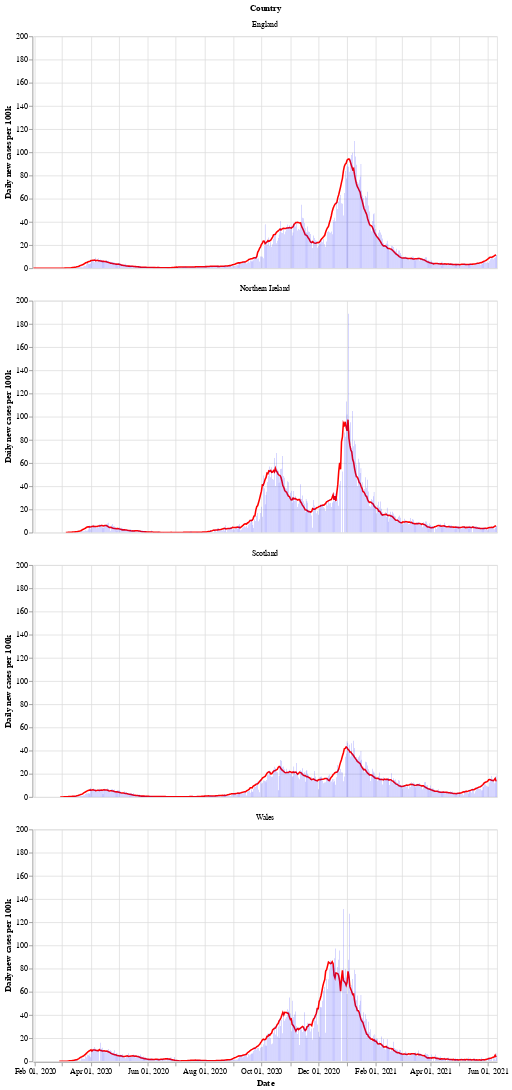

Notebook code for this chart:
### Markdown cell above
Next is a bar chart of the number of new cases in each country (per 100k population), with the 7 day moving average of cases. Again we see that Wales saw a longer period of raising and falling cases compared to the other countries.

After a period of cases falling, each nation is now seeing a rise in the number of cases - especially in Wales.

### Code cell
# collapse
bars = alt.Chart(uk_cases).mark_bar().encode(
    x=alt.X("yearmonthdate(date):T", axis=alt.Axis(title='Date')),
    y=alt.Y("newCasesRate:Q", axis=alt.Axis(title='Daily new cases per 100k')),
    tooltip='newCasesRate',
    color=alt.condition(
        alt.datum.dailyChange > 0,
        alt.value("orange"),  # The positive color
        alt.value("blue")  # The negative color
    )
).properties(title='New cases per 100k population with rolling 7 day average', width=600).interactive()
line = alt.Chart(uk_cases).mark_line(
    color='red',
    size=2,
).transform_window(
    rolling_mean='mean(newCasesRate)',
    frame=[0, 7],
    groupby=['areaName']
).encode(
    x='yearmonthdate(date):T',
    y='rolling_mean:Q'
)
alt.layer(line, bars, data=uk_cases).facet(alt.Row('areaName', title='Country'), columns=1)

### Figure 1 — Vega-Lite specification as saved in the notebook (floating-point values rounded to 4 significant figures; data arrays with more than 128 entries replaced by an {"elided": "..."} marker saying what was removed)
{"config": {"view": {"continuousWidth": 400, "continuousHeight": 300}}, "data": {"name": "data-76ebfb07722f5aeb8f31530cc7e429d5"}, "facet": {"type": "nominal", "field": "areaName", "title": "Country"}, "spec": {"layer": [{"mark": {"type": "line", "color": "red", "size": 2}, "encoding": {"x": {"type": "temporal", "field": "date", "timeUnit": "yearmonthdate"}, "y": {"type": "quantitative", "field": "rolling_mean"}}, "transform": [{"window": [{"op": "mean", "field": "newCasesRate", "as": "rolling_mean"}], "frame": [0, 7], "groupby": ["areaName"]}]}, {"mark": "bar", "encoding": {"color": {"condition": {"value": "orange", "test": "(datum.dailyChange > 0)"}, "value": "blue"}, "tooltip": {"type": "quantitative", "field": "newCasesRate"}, "x": {"type": "temporal", "axis": {"title": "Date"}, "field": "date", "timeUnit": "yearmonthdate"}, "y": {"type": "quantitative", "axis": {"title": "Daily new cases per 100k"}, "field": "newCasesRate"}}, "selection": {"selector002": {"type": "interval", "bind": "scales", "encodings": ["x", "y"]}}, "title": "New cases per 100k population with rolling 7 day average", "width": 600}]}, "columns": 1, "$schema": "https://vega.github.io/schema/vega-lite/v4.8.1.json", "datasets": {"data-76ebfb07722f5aeb8f31530cc7e429d5": {"elided": "1900 records"}}}
